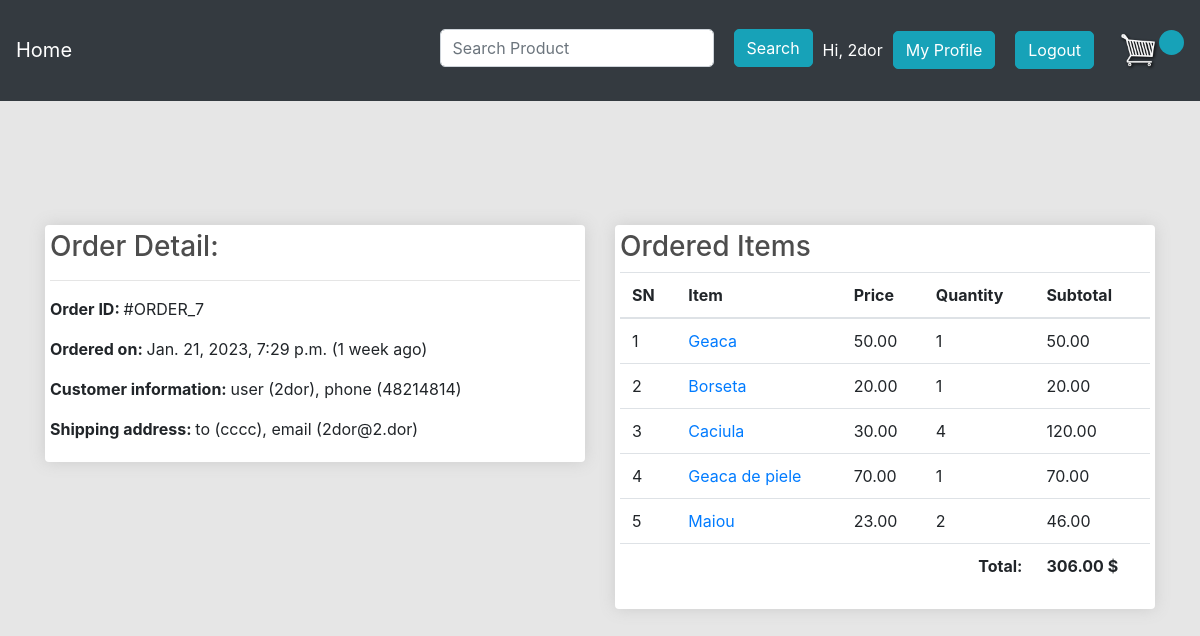
The app's page /profile/order-7/ (signed in) with its own data.
### ecomm/models.py (models this page shows, shortened)
class Order(models.Model):
	cart = models.OneToOneField(Cart, on_delete=models.CASCADE)
	ordered_by = models.CharField(max_length=200)
	shipping_address = models.CharField(max_length=200)
	mobile = models.CharField(max_length=10)
	email = models.EmailField(null=True, blank=True)
	total = models.PositiveIntegerField()
	subtotal = models.PositiveIntegerField()
	created_at = models.DateTimeField(auto_now_add=True)
	order_status = models.CharField(max_length=50, choices=ORDER_STATUS)
	payment_method = models.CharField(
		max_length=20, choices=METHOD, default="Cash On Delivery")
	payment_completed = models.BooleanField(
		default=False, null=True, blank=True)

class CartProduct(models.Model):
	cart = models.ForeignKey(Cart, on_delete=models.CASCADE)
	product = models.ForeignKey(Product, on_delete=models.CASCADE)
	rate = models.PositiveIntegerField()
	quantity = models.PositiveIntegerField()
	subtotal = models.PositiveIntegerField()

class Product(models.Model):
	title = models.CharField(max_length=200)
	slug = models.SlugField(unique=True)
	image = models.ImageField(upload_to='products')
	price = models.PositiveIntegerField()
	description = models.TextField()

### ecomm/views.py (the view)
# urls.py: path("profile/order-<int:pk>/", CustomerOrderDetailView.as_view(), name="customerorderdetail"),
class CustomerOrderDetailView(DetailView):
	template_name = "customerorderdetail.html"
	model = Order
	context_object_name = "ord_obj"
	def dispatch(self, request, *args, **kwargs):
		if request.user.is_authenticated and Customer.objects.filter(user=request.user).exists():
			order_id = self.kwargs["pk"]
			order = Order.objects.get(id=order_id)
			if request.user.customer != order.cart.customer:
				return redirect("ecomm:customerprofile")
		else:
			return redirect("/login/?next=/profile/")
		return super().dispatch(request, *args, **kwargs)

### templates/customerorderdetail.html (shortened to what this page needs)
{% extends 'base.html' %}
{% block content %}
<div class="row">
    <div class="col-lg-6">
        <div class="box-element" id="form-wrapper" style="background-color: #fff;">
            <h3>Order Detail:</h3>
            <hr>
            <p><span class="font-weight-bold">Order ID: </span> #ORDER_{{ord_obj.id}}</p>
            <p><span class="font-weight-bold">Ordered on: </span> {{ord_obj.created_at}} ({{ord_obj.created_at|timesince}} ago)</p>
            <p><span class="font-weight-bold">Customer information: </span> user ({{ord_obj.ordered_by}}), phone ({{ord_obj.mobile}})</p>
            <p><span class="font-weight-bold">Shipping address: </span> to ({{ord_obj.shipping_address}}), email ({{ord_obj.email}})</p>
        </div>
        <br>
    </div>
    <div class="col-lg-6">
        <div class="box-element" style="background-color: #fff;">
            <h3>Ordered Items</h3>
            <table class="table">
                <thead>
                    <tr>
                        <th>SN</th>
                        <th>Item</th>
                        <th>Price</th>
                        <th>Quantity</th>
                        <th>Subtotal</th>
                    </tr>
                </thead>
                <tbody>
                    {% for cp in ord_obj.cart.cartproduct_set.all %}
                    <tr>
                        <td>{{forloop.counter}}</td>
                        <td><a href="{% url 'ecomm:productdetail' cp.product.slug %}">{{cp.product.title}}</a></td>
                        <td>{{cp.rate|floatformat:2}}</td>
                        <td>{{cp.quantity}}</td>
                        <td>{{cp.subtotal|floatformat:2}}</td>
                    </tr>
                    {% endfor %}
                <tr>
                        <th colspan="4" class="text-right">Total: </th>
                        <th>{{ord_obj.total|floatformat:2}} $</th>
                    </tr>
                </tbody>
            </table>
        </div>
    </div>
</div>
{% endblock %}

### templates/navbar.html (shortened to what this page needs)
{% load static %}
<nav class="navbar navbar-expand-lg navbar-dark bg-dark">
    <a class="navbar-brand" href="/">Home</a>
    <div class="collapse navbar-collapse" id="navbarSupportedContent">
        <form class="d-flex" method="POST" action="" style="margin-top:1%;">
            <input class="form-control me-2" type="search" placeholder="Search Product" aria-label="Search"
                   style="margin:10px; border-radius: 5px;" name="search">
            <button class="btn btn-info" type="submit" style="margin:10px; border-radius: 5px;">Search</button>
        </form>
        <div class="form-inline my-2 my-lg-0" style="margin-top:1%;">
            {% if request.user.customer %}
             <span style="color:#ffff">Hi, {{ request.user.username }} </span>
            <a class="btn btn-info" href="{% url 'ecomm:customerprofile' %}" style="margin:10px; border-radius: 5px;">My Profile</a>
            <a class="btn btn-info" href="{% url 'ecomm:customerlogout' %}" style="margin:10px; border-radius: 5px;">Logout</a>
            {% else %}
            <a href="{% url 'ecomm:customerlogin' %}" class="btn btn-info" style="margin:10px; border-radius: 5px;">Login</a>
            <a href="{% url 'ecomm:customerregistration' %}" class="btn btn-info" style="margin:10px; border-radius: 5px;">New User</a>
            {% endif %}
            <a href="{% url 'ecomm:mycart' %}">
                <img id="cart-icon" src="{% static 'cart.png' %}">
            </a>
            <p id="cart-total">{{ cart.get_cart_items }}</p>
        </div>
    </div>
</nav>

### ecomm/static/main.css (style rules this page uses)
body { background-color: hsl(0, 0%, 90%); padding-bottom: 5%; }
h1,h2,h3,h4,h5,h6 { color:hsl(0, 0%, 30%); }
.box-element { box-shadow:hsl(0, 0%, 80%) 0 0 16px; background-color: #fff; border-radius: 4px; padding: 5px; }
#cart-icon { width:40px; display: inline-block; margin-left: 15px; }
#cart-total { display: block; text-align: center; color:#fff; background-color: #17a2b8; width: 25px; height: 25px; border-radius: 50%; font-size: 14px; }
.col-lg-4, .col-lg-6, .col-lg-8, .col-lg-12 { margin-top: 100px; }
.btn { border-radius: 3; }

### records on screen
Order: id "7", created_at "Jan. 21, 2023, 7:29 p.m.", created_at "1 week", ordered_by "2dor", mobile "48214814", shipping_address "cccc", email "2dor@2.dor", total "306.00"
CartProduct: product "Geaca", rate "50.00", quantity "1", subtotal "50.00"
CartProduct: product "Borseta", rate "20.00", quantity "1", subtotal "20.00"
CartProduct: product "Caciula", rate "30.00", quantity "4", subtotal "120.00"
CartProduct: product "Geaca de piele", rate "70.00", quantity "1", subtotal "70.00"
CartProduct: product "Maiou", rate "23.00", quantity "2", subtotal "46.00"

### other values on screen
{{ request.user.username }} "2dor"
